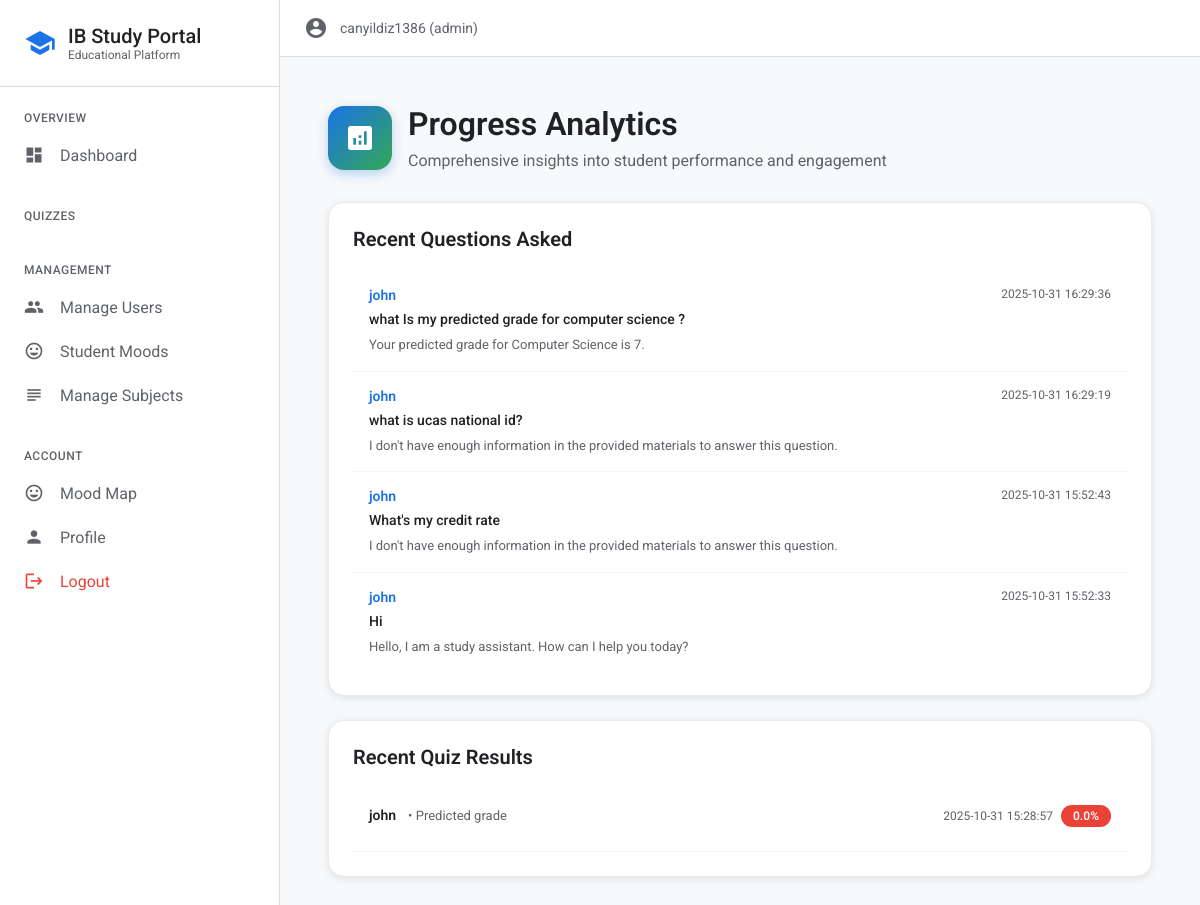
The page /progress (signed in) on the database as committed earlier.
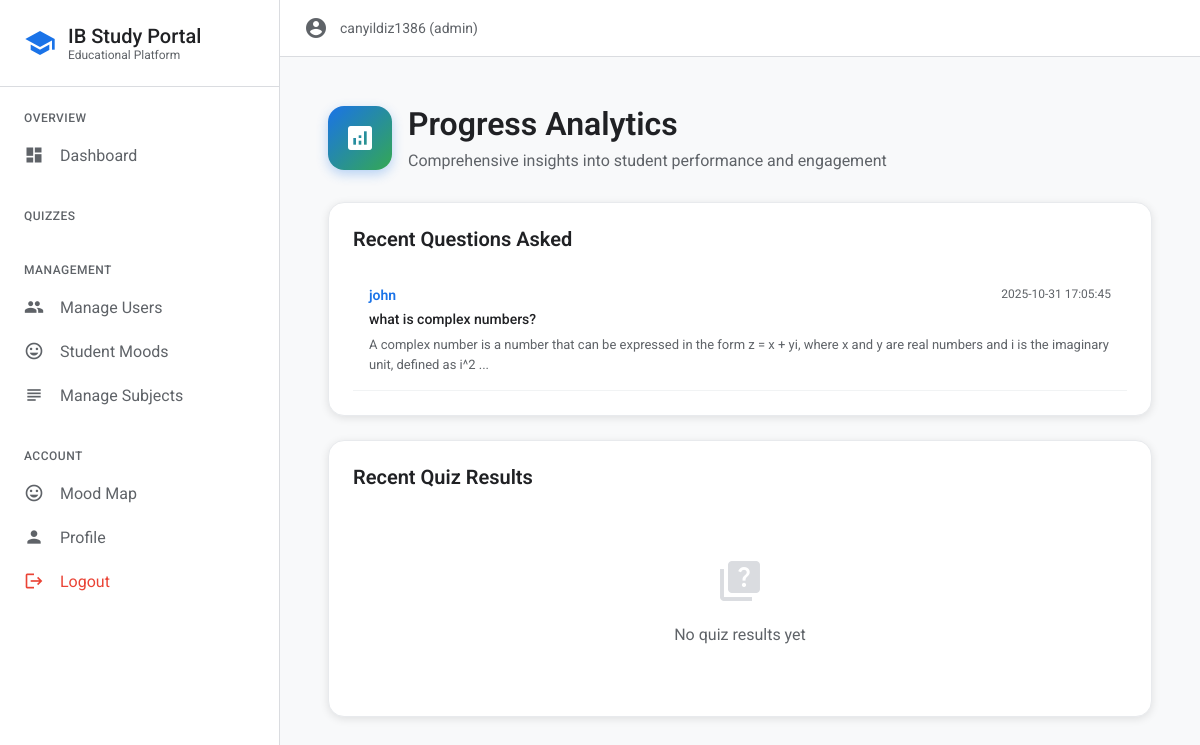
The same page on the database as committed later.
### tables this page shows
CREATE TABLE qa_logs (id INTEGER PRIMARY KEY AUTOINCREMENT,user_id INTEGER,question TEXT NOT NULL,answer TEXT NOT NULL,timestamp TIMESTAMP DEFAULT CURRENT_TIMESTAMP,FOREIGN KEY (user_id) REFERENCES users (id));

CREATE TABLE users (id INTEGER PRIMARY KEY AUTOINCREMENT,username TEXT UNIQUE NOT NULL,password_hash TEXT NOT NULL,role TEXT NOT NULL DEFAULT 'student',face_image TEXT, grade TEXT);

CREATE TABLE quiz_results (id INTEGER PRIMARY KEY AUTOINCREMENT,user_id INTEGER,quiz_id INTEGER,score REAL NOT NULL,answers TEXT NOT NULL,time TIMESTAMP DEFAULT CURRENT_TIMESTAMP,FOREIGN KEY (user_id) REFERENCES users (id),FOREIGN KEY (quiz_id) REFERENCES quizzes (id));

CREATE TABLE quizzes (id INTEGER PRIMARY KEY AUTOINCREMENT,title TEXT NOT NULL,subject_id INTEGER,teacher_id INTEGER,questions TEXT NOT NULL,created_at TIMESTAMP DEFAULT CURRENT_TIMESTAMP, difficulty TEXT DEFAULT "medium",FOREIGN KEY (subject_id) REFERENCES subjects (id),FOREIGN KEY (teacher_id) REFERENCES users (id));

### utils/auth.py (the view)
	def wrapper(*args,**kwargs):
		if 'user_id' not in session:
			flash('You need to login first','error')
			return redirect(url_for('login'))
		return f(*args,**kwargs)

### app.py (called while the page is built)
@app.context_processor
def inject_mood_theme():
    mood = session.get('user_mood')
    if mood:
        theme = get_mood_theme(mood)
        return {'user_mood': mood, 'mood_theme': theme}
    return {'user_mood': None, 'mood_theme': None}

### database/analytics_db.py (called while the page is built)
def get_performance_data():
    conn = get_db_connection()
    cursor = conn.cursor()
    cursor.execute('SELECT AVG(score) FROM quiz_results')
    avg_score = cursor.fetchone()[0] or 0
    cursor.execute('SELECT COUNT(*) FROM quiz_results WHERE score >= 80')
    high_scores = cursor.fetchone()[0]
    cursor.execute('SELECT COUNT(*) FROM quiz_results WHERE score >= 60 AND score < 80')
    medium_scores = cursor.fetchone()[0]
    cursor.execute('SELECT COUNT(*) FROM quiz_results WHERE score < 60')
    low_scores = cursor.fetchone()[0]
    cursor.execute('SELECT COUNT(*) FROM quiz_results')
    total_attempts = cursor.fetchone()[0]
    return {'labels': ['High (80%+)', 'Medium (60-79%)', 'Low (<60%)'], 'values': [high_scores, medium_scores, low_scores], 'average_score': round(avg_score, 1), 'total_attempts': total_attempts}

### database/db.py (called while the page is built)
def get_db_connection():return sqlite3.connect(DATABASE)

### templates/progress.html (shortened to what the changed rows need)
{% extends "base.html" %}
{% block content %}
<div style="max-width: 1400px; margin: 0 auto; padding: 24px;">
    <div style="display: flex; align-items: center; gap: 16px; margin-bottom: 32px;">
        <div>
            <h1 style="margin: 0 0 8px 0; font-size: 32px; font-weight: 600; color: #202124;">Progress Analytics</h1>
        </div>
    </div>
    <div style="display: grid; grid-template-columns: repeat(auto-fit, minmax(600px, 1fr)); gap: 24px;">
        <div style="background: white; padding: 24px; border-radius: 16px; border: 1px solid #e8eaed; box-shadow: 0 2px 8px rgba(0,0,0,0.1);">
            {% if qa_logs %}
            <div style="max-height: 400px; overflow-y: auto;">
                {% for log in qa_logs[:20] %}
                <div style="padding: 16px; border-bottom: 1px solid #f1f3f4; transition: background 0.2s;" onmouseover="this.style.background='#f8f9fa'" onmouseout="this.style.background='white'">
                    <div style="display: flex; justify-content: space-between; align-items: start; margin-bottom: 8px;">
                        <span style="font-weight: 600; color: #1a73e8; font-size: 14px;">{{ log.username }}</span>
                        <span style="color: #5f6368; font-size: 12px;">{{ log.timestamp }}</span>
                    </div>
                    <p style="margin: 0 0 8px 0; color: #202124; font-size: 14px; font-weight: 500;">{{ log.question }}</p>
                    <p style="margin: 0; color: #5f6368; font-size: 13px; line-height: 1.5;">{{ log.answer[:150] }}{% if log.answer|length > 150 %}...{% endif %}</p>
                </div>
                {% endfor %}
            </div>
            {% else %}
            <div style="text-align: center; padding: 48px;">
                <span class="material-icons" style="font-size: 48px; color: #dadce0;">question_answer</span>
                <p style="margin: 16px 0 0 0; color: #5f6368;">No questions asked yet</p>
            </div>
            {% endif %}
        </div>
        <div style="background: white; padding: 24px; border-radius: 16px; border: 1px solid #e8eaed; box-shadow: 0 2px 8px rgba(0,0,0,0.1);">
            {% if quiz_results %}
            <div style="max-height: 400px; overflow-y: auto;">
                {% for result in quiz_results[:20] %}
                <div style="padding: 16px; border-bottom: 1px solid #f1f3f4; transition: background 0.2s;" onmouseover="this.style.background='#f8f9fa'" onmouseout="this.style.background='white'">
                    <div style="display: flex; justify-content: space-between; align-items: start; margin-bottom: 8px;">
                        <div>
                            <span style="font-weight: 600; color: #202124; font-size: 14px;">{{ result.username }}</span>
                            <span style="color: #5f6368; font-size: 13px; margin-left: 8px;">• {{ result.quiz_title }}</span>
                        </div>
                        <div style="display: flex; align-items: center; gap: 8px;">
                            <span style="color: #5f6368; font-size: 12px;">{{ result.time }}</span>
                            <span style="background: {% if result.score >= 80 %}#34a853{% elif result.score >= 60 %}#fbbc04{% else %}#ea4335{% endif %}; color: white; padding: 4px 12px; border-radius: 12px; font-size: 12px; font-weight: 600;">{{ result.score }}%</span>
                        </div>
                    </div>
                </div>
                {% endfor %}
            </div>
            {% else %}
            <div style="text-align: center; padding: 48px;">
                <span class="material-icons" style="font-size: 48px; color: #dadce0;">quiz</span>
                <p style="margin: 16px 0 0 0; color: #5f6368;">No quiz results yet</p>
            </div>
            {% endif %}
        </div>
    </div>
</div>
{% endblock %}

Rows that differ between the two databases and show on the page:
removed qa_logs: username "john", timestamp "2025-10-31 16:29:36", question "what Is my predicted grade for computer science ?", answer "Your predicted grade for Computer Science is 7."
removed qa_logs: username "john", timestamp "2025-10-31 16:29:19", question "what is ucas national id?", answer "I don't have enough information in the provided materials to answer this question."
removed qa_logs: username "john", timestamp "2025-10-31 15:52:43", question "What's my credit rate", answer "I don't have enough information in the provided materials to answer this question."
removed qa_logs: username "john", timestamp "2025-10-31 15:52:33", question "Hi", answer "Hello, I am a study assistant. How can I help you today?"
removed quiz_results: username "john", quiz_title "Predicted grade", time "2025-10-31 15:28:57", score "0.0"
now on this page (row edited): qa_logs: username "john", timestamp "2025-10-31 17:05:45", question "what is complex numbers?", answer "A complex number is a number that can be expressed in the form z = x + yi, where x and y are real numbers and i is the imaginary unit, defined as i^2"
Other text that changed with them:
text now shown: "No quiz results yet"
